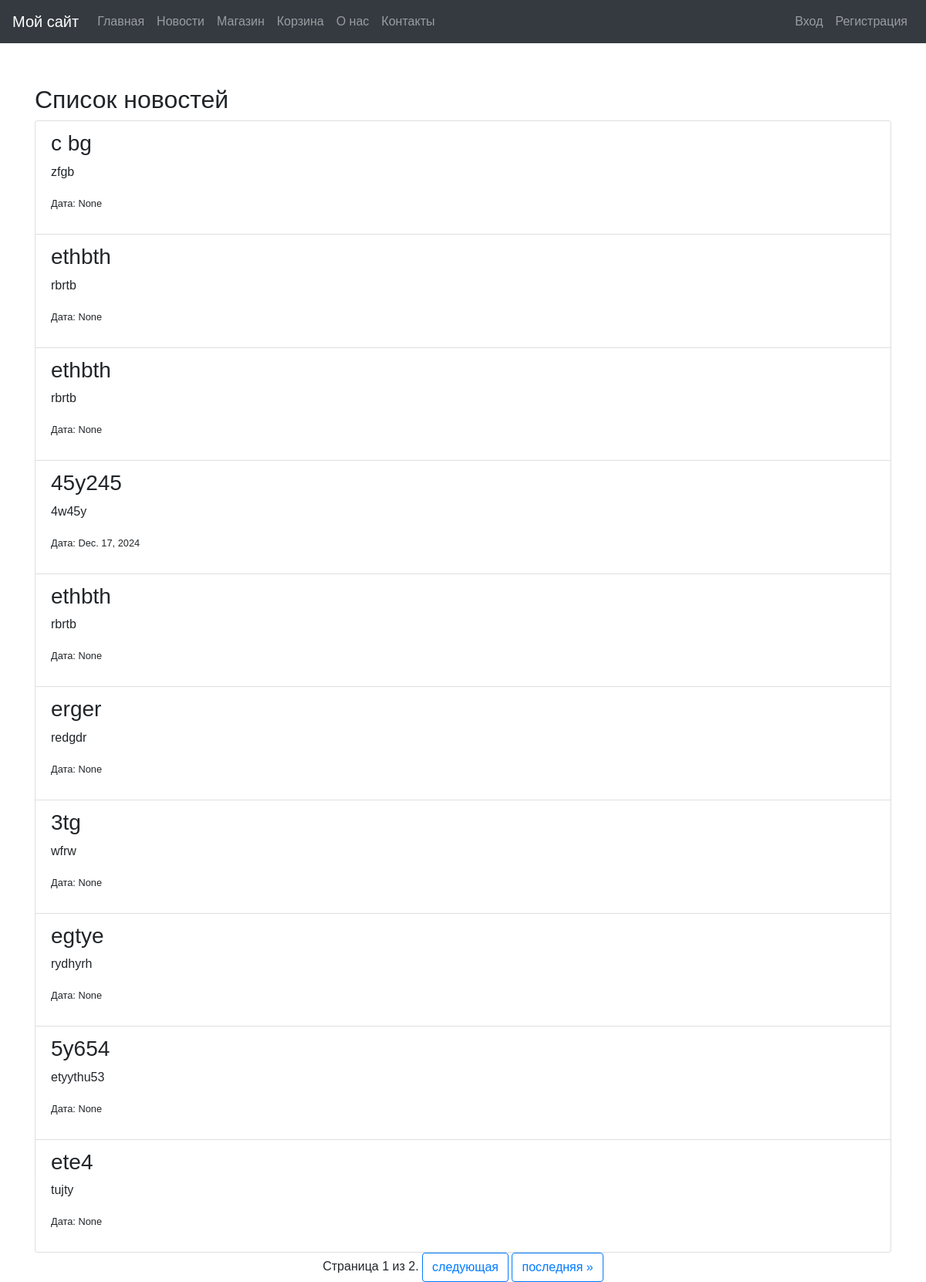
Page /news/ on the committed database.
### task1/models.py (models this page shows, shortened)
class News(models.Model):
    title = models.CharField(max_length=255)
    content = models.TextField()
    date = models.DateField()
    class Meta:
        ordering = ['-date']

### task1/views.py (the view)
# urls.py: path('news/', news_list, name='news'),
def news_list(request):
    news_items = News.objects.all().order_by('-date')
    paginator = Paginator(news_items, 10)
    page_number = request.GET.get('page')
    try:
        page_obj = paginator.get_page(page_number)
    except PageNotAnInteger:
        page_obj = paginator.get_page(1)
    except EmptyPage:
        page_obj = paginator.get_page(paginator.num_pages)
    return render(request, 'news_list.html', {'news_items': page_obj})

### templates/news_list.html (shortened to what this page needs)
{% extends 'base.html' %}
{% block content %}
<section>
    <h2>Список новостей</h2>
    {% if news_items %}
        <ul class="list-group">
            {% for news_item in news_items %}
                <li class="list-group-item">
                    <h3>{{ news_item.title }}</h3>
                    <p>{{ news_item.content }}</p>
                    <p><small>Дата: {{ news_item.date }}</small></p>
                </li>
            {% endfor %}
        </ul>
    {% else %}
        <p>Новостей пока нет. Добавьте первую новость!</p>
    {% endif %}
</section>
<div class="pagination justify-content-center">
    <span class="step-links">
        <span class="current" aria-current="page">
            Страница {{ news_items.number }} из {{ news_items.paginator.num_pages }}.
        </span>
        {% if news_items.has_next %}
            <a href="?page={{ news_items.next_page_number }}" class="btn btn-outline-primary" aria-label="Следующая страница">следующая</a>
            <a href="?page={{ news_items.paginator.num_pages }}" class="btn btn-outline-primary" aria-label="Последняя страница">последняя &raquo;</a>
        {% endif %}
    </span>
</div>
{% endblock %}

### templates/base.html (style rules this page uses)
body { font-family: Arial, sans-serif; margin: 0; padding: 0; }

### rows in the picture
News: title "c bg", content "zfgb", date "None"
News: title "ethbth", content "rbrtb", date "None"
News: title "ethbth", content "rbrtb", date "None"
News: title "45y245", content "4w45y", date "Dec. 17, 2024"
News: title "ethbth", content "rbrtb", date "None"
News: title "erger", content "redgdr", date "None"
News: title "3tg", content "wfrw", date "None"
News: title "egtye", content "rydhyrh", date "None"
News: title "5y654", content "etyythu53", date "None"
News: title "ete4", content "tujty", date "None"

### other values in the picture
{{ news_items.number }} "1"
{{ news_items.paginator.num_pages }} "2"
